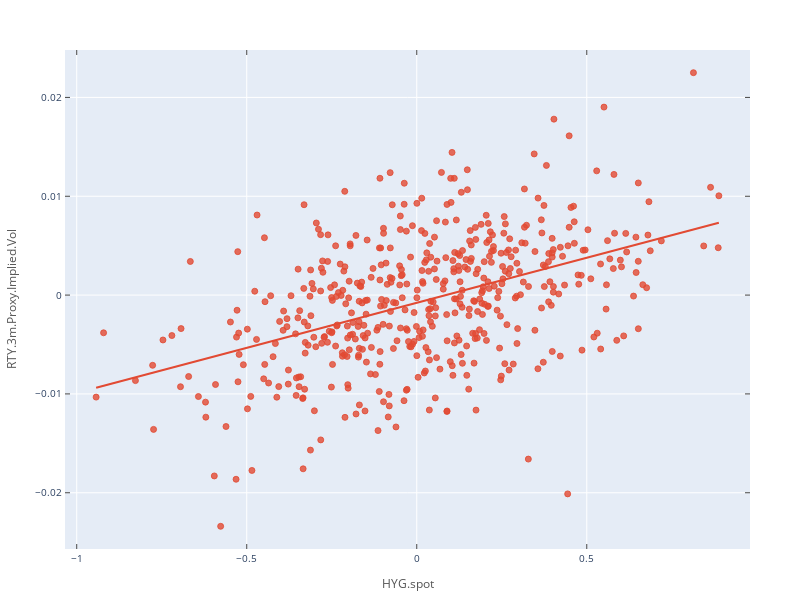

Write notebook code for a chart like this one.
### Code cell
from plotly.offline import download_plotlyjs, init_notebook_mode, iplot
import plotly.tools as tls
init_notebook_mode(connected=True)

# Convert our matplotlib object to a plotly object
plotlyFig = tls.mpl_to_plotly(fig)

plotlyFig['layout'].update(
    width=800,  # Adjust width
    height=600,  # Adjust height
    margin=dict(l=50, r=50, t=50, b=50)  # Adjust margins to fit annotations
)

plotlyFig['layout']['annotations'] = [
    dict(
        x=18,
        y=-2,
        showarrow=False,
        text='R^2 = {:.3f}'.format( rvalue )
    ),
    dict(
        x=18,
        y=-2.6,
        showarrow=False,
        text='y = {m:.3f}x {sign} {b:.3f}'.format( m=slope, sign="+" if intercept >= 0 else "-", b=abs(intercept) )
    )
]
iplot(plotlyFig)

### Figure 1 — Plotly figure (JSON) as saved in the notebook; plotly's stock layout.template omitted (floating-point values rounded to 4 significant figures; data arrays with more than 128 entries replaced by an {"elided": "..."} marker saying what was removed)
{"data": [{"line": {"color": "rgba (226, 74, 51, 1)", "dash": "solid", "width": 2.25}, "mode": "lines", "name": "_child1", "type": "scatter", "x": [-0.9429, -0.9244, -0.9059, -0.8874, -0.8689, -0.8504, -0.8319, -0.8134, -0.7949, -0.7764, -0.7579, -0.7394, -0.7209, -0.7024, -0.6839, -0.6654, -0.6469, -0.6284, -0.6099, -0.5914, -0.5729, -0.5544, -0.5359, -0.5174, -0.4989, -0.4804, -0.4619, -0.4434, -0.4249, -0.4064, -0.3879, -0.3695, -0.351, -0.3325, -0.314, -0.2955, -0.277, -0.2585, -0.24, -0.2215, -0.203, -0.1845, -0.166, -0.1475, -0.129, -0.1105, -0.09198, -0.07348, -0.05498, -0.03648, -0.01798, 0.0005163, 0.01901, 0.03751, 0.05601, 0.07451, 0.09301, 0.1115, 0.13, 0.1485, 0.167, 0.1855, 0.204, 0.2225, 0.241, 0.2595, 0.278, 0.2965, 0.315, 0.3335, 0.352, 0.3705, 0.389, 0.4075, 0.426, 0.4445, 0.463, 0.4815, 0.5, 0.5185, 0.537, 0.5555, 0.574, 0.5925, 0.611, 0.6295, 0.648, 0.6665, 0.685, 0.7035, 0.722, 0.7405, 0.759, 0.7774, 0.7959, 0.8144, 0.8329, 0.8514, 0.8699, 0.8884], "xaxis": "x", "y": [-0.009374, -0.009205, -0.009036, -0.008868, -0.008699, -0.008531, -0.008362, -0.008193, -0.008025, -0.007856, -0.007688, -0.007519, -0.00735, -0.007182, -0.007013, -0.006845, -0.006676, -0.006507, -0.006339, -0.00617, -0.006002, -0.005833, -0.005664, -0.005496, -0.005327, -0.005159, -0.00499, -0.004821, -0.004653, -0.004484, -0.004316, -0.004147, -0.003979, -0.00381, -0.003641, -0.003473, -0.003304, -0.003136, -0.002967, -0.002798, -0.00263, -0.002461, -0.002293, -0.002124, -0.001955, -0.001787, -0.001618, -0.00145, -0.001281, -0.001112, -0.0009438, -0.0007752, -0.0006066, -0.000438, -0.0002694, -0.0001008, 6.777e-05, 0.0002364, 0.000405, 0.0005736, 0.0007422, 0.0009107, 0.001079, 0.001248, 0.001417, 0.001585, 0.001754, 0.001922, 0.002091, 0.00226, 0.002428, 0.002597, 0.002765, 0.002934, 0.003102, 0.003271, 0.00344, 0.003608, 0.003777, 0.003945, 0.004114, 0.004283, 0.004451, 0.00462, 0.004788, 0.004957, 0.005126, 0.005294, 0.005463, 0.005631, 0.0058, 0.005969, 0.006137, 0.006306, 0.006474, 0.006643, 0.006812, 0.00698, 0.007149, 0.007317], "yaxis": "y"}, {"marker": {"color": "rgba(226,74,51,0.8)", "line": {"color": "rgba(226,74,51,0.8)", "width": 1}, "size": 6, "symbol": "circle"}, "mode": "markers", "type": "scatter", "x": {"elided": "499 float values"}, "xaxis": "x", "y": {"elided": "499 float values"}, "yaxis": "y"}], "layout": {"annotations": [{"showarrow": false, "text": "R^2 = 0.457", "x": 18, "y": -2}, {"showarrow": false, "text": "y = 0.009x - 0.001", "x": 18, "y": -2.6}], "autosize": false, "height": 600, "hovermode": "closest", "margin": {"b": 50, "l": 50, "pad": 0, "r": 50, "t": 50}, "showlegend": false, "width": 800, "xaxis": {"anchor": "y", "domain": [0, 1], "mirror": "ticks", "nticks": 10, "range": [-1.034, 0.98], "showgrid": true, "showline": true, "side": "bottom", "tickfont": {"size": 10}, "ticks": "inside", "title": {"font": {"color": "#555555", "size": 12}, "text": "HYG.spot"}, "type": "linear", "zeroline": false}, "yaxis": {"anchor": "x", "domain": [0, 1], "mirror": "ticks", "nticks": 7, "range": [-0.02569, 0.0248], "showgrid": true, "showline": true, "side": "left", "tickfont": {"size": 10}, "ticks": "inside", "title": {"font": {"color": "#555555", "size": 12}, "text": "RTY.3m.Proxy.Implied.Vol"}, "type": "linear", "zeroline": false}}}
